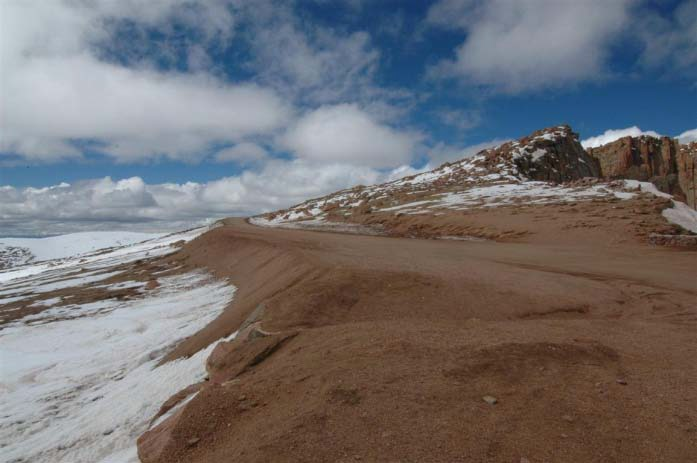
//> input picture image1.jpg, 697 x 463 px
$ ./Image_Stiching   (built with g++ and OpenCV 4, older OpenCV classes emulated)
//> lines starting //> are read from the running program, lines starting //| are printed output that depends on the picture
#include <iostream>
#include <vector>
#include <opencv2\stitching\stitcher.hpp>
#include <opencv2/opencv.hpp>
#include <opencv/highgui.h>
#include <opencv2/legacy/legacy.hpp>
#include <opencv2/objdetect/objdetect.hpp>
#include <opencv2/nonfree/features2d.hpp>
#include <opencv2/nonfree/nonfree.hpp>

using namespace std;
using namespace cv;

int main(int argc, const char* argv[]) {
	const Mat input1 = imread("image1.jpg", 1);
//> input1 is the input picture: 463 rows x 697 cols, CV_8UC3; mean B, G, R 112.5, 110.5, 113.2
	const Mat input2 = imread("image2.jpg", 1);
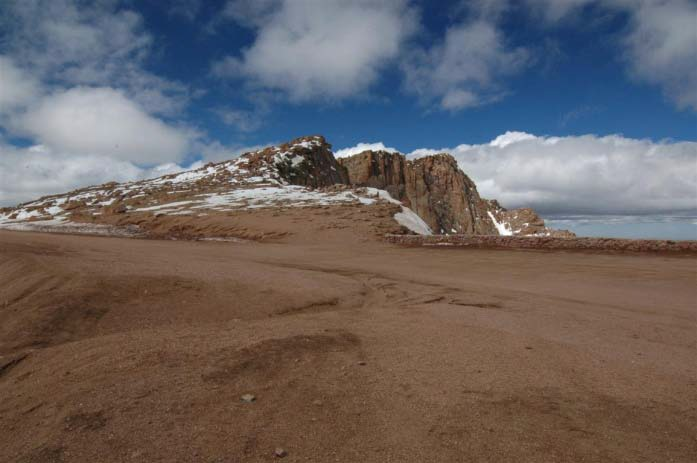
//> input picture image2.jpg, 697 x 463 px
//> input2 is the input picture: 463 rows x 697 cols, CV_8UC3; mean B, G, R 98.5, 98.4, 105.3

	cv::SiftFeatureDetector detector;

	// find the keypoints for both the images
	vector<KeyPoint> keypoints1;
	detector.detect(input1, keypoints1);
//> keypoints1 = 1101 keypoints; strongest (x, y, size): (634, 132, 7.5), (546, 136, 4.7), (611, 137, 9.6), (495, 176, 3.8)
	Mat output1;
	drawKeypoints(input1, keypoints1, output1);
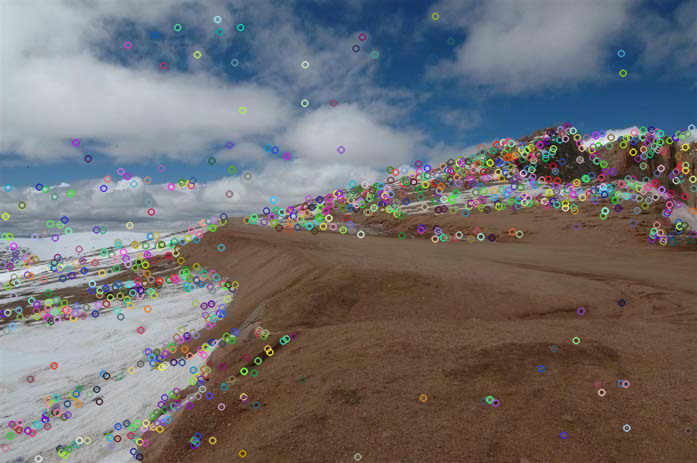
//> output1: 463 rows x 697 cols, CV_8UC3; mean B, G, R 113.4, 111.2, 113.6
	imwrite("sift_result1.jpg", output1);

	vector<KeyPoint> keypoints2;
	detector.detect(input2, keypoints2);
//> keypoints2 = 822 keypoints; strongest (x, y, size): (503, 230, 8.9), (453, 230, 2.2), (489, 213, 2.5), (338, 155, 6.4)
	Mat output2;
	drawKeypoints(input2, keypoints2, output2);
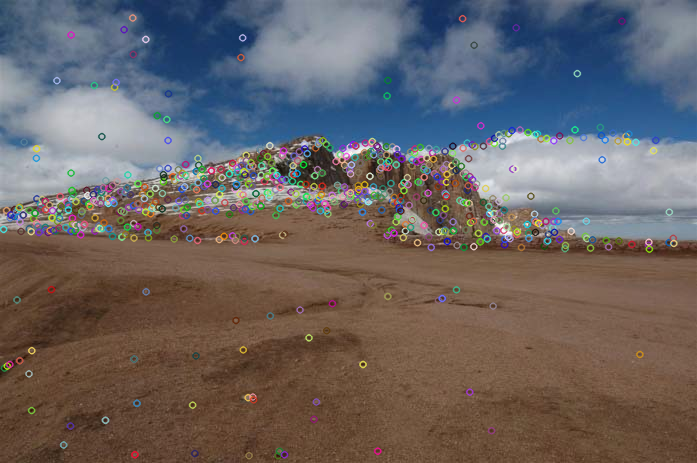
//> output2: 463 rows x 697 cols, CV_8UC3; mean B, G, R 99.6, 99.5, 105.8
	imwrite("sift_result2.jpg", output2);

	// Extract the descriptors
	SiftDescriptorExtractor extractor;
	Mat descriptors1, descriptors2;
	BruteForceMatcher<L2<float>> matcher;
	vector<DMatch> matches;
	Mat img_matches;

	extractor.compute(input1, keypoints1, descriptors1);
	extractor.compute(input2, keypoints2, descriptors2);
	matcher.match(descriptors1, descriptors2, matches);
//> matches = 1101 matches

	//show result
	drawMatches(input1, keypoints1, input2, keypoints2, matches, img_matches);
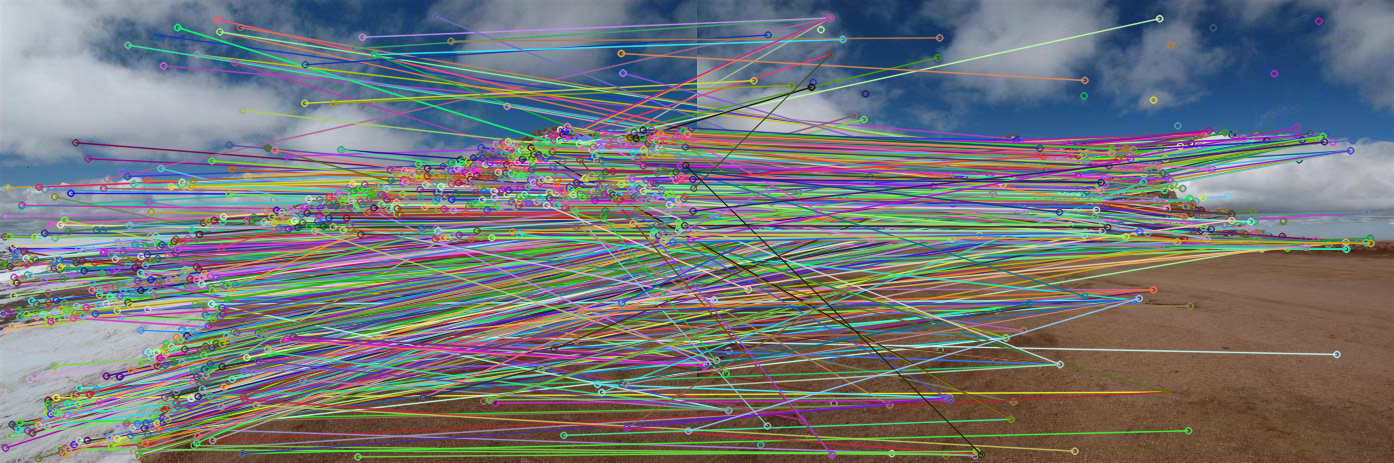
//> img_matches: 463 rows x 1394 cols, CV_8UC3; mean B, G, R 120.2, 118.2, 115.6
	imwrite("matches.jpg", img_matches);

	Mat output_pano;
	vector<Mat> imgs;
	imgs.push_back(input1);
	imgs.push_back(input2);

//> (the run ends here: the program needs code that is not available in this run, at `Stitcher stitcher = Stitcher::createDefault();`)
